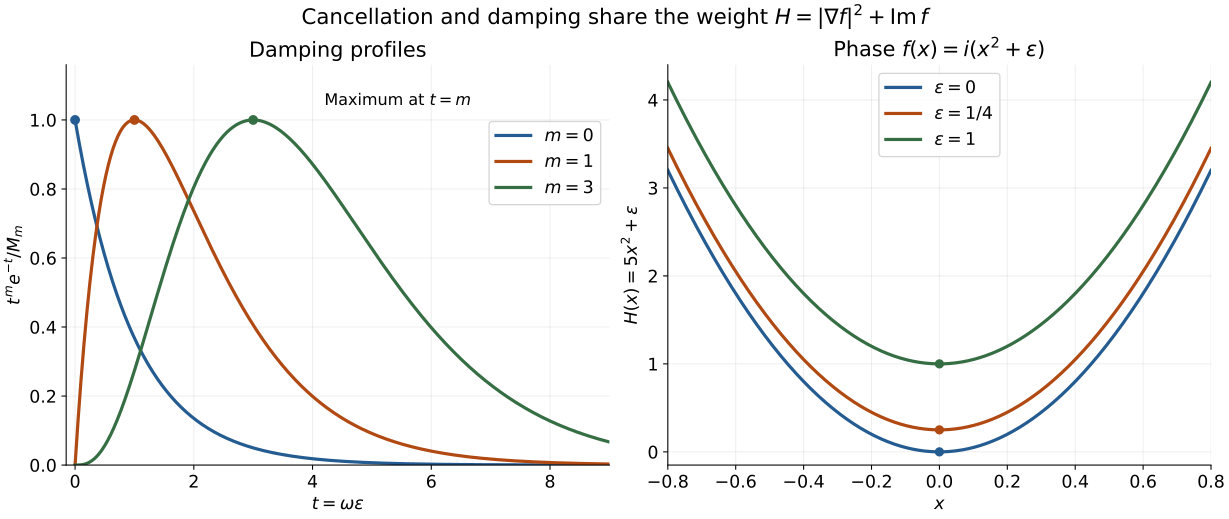

This figure's Python source:
"""Exact functions in Weighted cancellation for complex phases, W16/W21/W22.
Original figure by GPT-6 Astra (OpenAI), CC0. Numerical samples are illustrations,
not proof or numerical verification of the integral theorem.
Run with Python, NumPy and Matplotlib; outputs are beside this source.
"""
from pathlib import Path
import numpy as np
import matplotlib
matplotlib.use("Agg")
import matplotlib.pyplot as plt

out = Path(__file__).resolve().parent
plt.rcParams.update({"font.size": 13, "svg.fonttype": "none"})
fig, axes = plt.subplots(1, 2, figsize=(12.8, 5.4), constrained_layout=True)
colors = ["#245c92", "#b04912", "#366e44"]
t = np.linspace(0, 9, 901)
for m, color in zip([0, 1, 3], colors):
    maximum = 1.0 if m == 0 else float(m**m * np.exp(-m))
    values = np.exp(-t) if m == 0 else t**m * np.exp(-t) / maximum
    axes[0].plot(t, values, color=color, linewidth=2.4, label=f"$m={m}$")
    axes[0].scatter([m], [1], color=color, s=40, zorder=3)
axes[0].set(title="Damping profiles", xlabel=r"$t=\omega\varepsilon$",
            ylabel=r"$t^m e^{-t}/M_m$", xlim=(-0.15, 9), ylim=(0, 1.16))
axes[0].text(4.2, 1.04, r"Maximum at $t=m$", fontsize=12)
axes[0].legend(loc="upper right", bbox_to_anchor=(1, 0.88))
x = np.linspace(-0.8, 0.8, 801)
for eps, label, color in zip([0, 0.25, 1], ["0", "1/4", "1"], colors):
    axes[1].plot(x, 5*x*x+eps, color=color, linewidth=2.4,
                 label=rf"$\varepsilon={label}$")
    axes[1].scatter([0], [eps], color=color, s=35, zorder=3)
axes[1].set(title=r"Phase $f(x)=i(x^2+\varepsilon)$", xlabel="$x$",
            ylabel=r"$H(x)=5x^2+\varepsilon$", xlim=(-0.8, 0.8), ylim=(-0.15, 4.4))
axes[1].legend(loc="upper center")
for ax in axes:
    ax.grid(alpha=0.2)
    ax.spines[["top", "right"]].set_visible(False)
fig.suptitle("Cancellation and damping share the weight "
             r"$H=|\nabla f|^2+\operatorname{Im}f$", fontsize=16)
for ext in ["svg", "png"]:
    fig.savefig(out / f"complex-phase-weight-and-damping.{ext}", dpi=160)
plt.close(fig)
svg = out / "complex-phase-weight-and-damping.svg"
svg.write_text("\n".join(line.rstrip() for line in
                        svg.read_text(encoding="utf-8").splitlines()) + "\n",
               encoding="utf-8", newline="\n")
